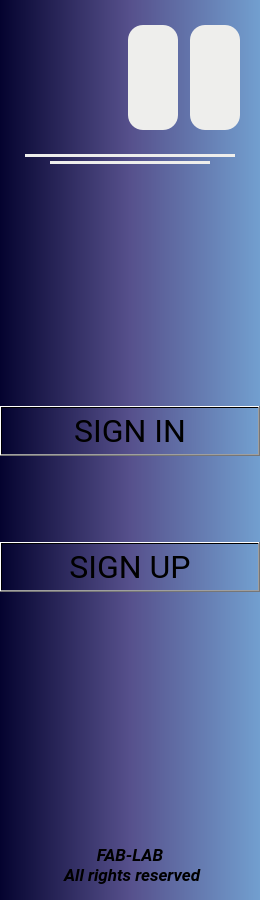
      <widget class="QWidget" name="Dashboard_signin">
       <property name="minimumSize">
        <size>
         <width>260</width>
         <height>800</height>
        </size>
       </property>
       <property name="maximumSize">
        <size>
         <width>350</width>
         <height>1080</height>
        </size>
       </property>
       <property name="styleSheet">
        <string notr="true">QWidget {
background-color: qlineargradient(spread: pad, x1:0, y1:0, x2:1, y2:0, stop:0 rgb(4, 3, 47), stop:0.5 rgb(86, 80, 140), stop:1 rgb(114, 159, 207))
}</string>
       </property>
       <layout class="QVBoxLayout" name="verticalLayout_3" stretch="170,0,820,70">
        <property name="spacing">
         <number>0</number>
        </property>
        <property name="sizeConstraint">
         <enum>QLayout::SetDefaultConstraint</enum>
        </property>
        <property name="leftMargin">
         <number>0</number>
        </property>
        <property name="topMargin">
         <number>0</number>
        </property>
        <property name="rightMargin">
         <number>0</number>
        </property>
        <property name="bottomMargin">
         <number>0</number>
        </property>
        <item>
         <widget class="QFrame" name="Signin_logo">
          <property name="sizePolicy">
           <sizepolicy hsizetype="MinimumExpanding" vsizetype="MinimumExpanding">
            <horstretch>0</horstretch>
            <verstretch>0</verstretch>
           </sizepolicy>
          </property>
          <property name="minimumSize">
           <size>
            <width>260</width>
            <height>150</height>
           </size>
          </property>
          <property name="maximumSize">
           <size>
            <width>16777215</width>
            <height>300</height>
           </size>
          </property>
          <property name="styleSheet">
           <string notr="true"/>
          </property>
          <property name="frameShape">
           <enum>QFrame::NoFrame</enum>
          </property>
          <property name="frameShadow">
           <enum>QFrame::Plain</enum>
          </property>
          <property name="lineWidth">
           <number>0</number>
          </property>
          <layout class="QGridLayout" name="gridLayout_4" columnstretch="1,0,0">
           <property name="sizeConstraint">
            <enum>QLayout::SetDefaultConstraint</enum>
           </property>
           <property name="leftMargin">
            <number>20</number>
           </property>
           <property name="topMargin">
            <number>25</number>
           </property>
           <property name="rightMargin">
            <number>20</number>
           </property>
           <property name="bottomMargin">
            <number>20</number>
           </property>
           <property name="horizontalSpacing">
            <number>12</number>
           </property>
           <property name="verticalSpacing">
            <number>0</number>
           </property>
           <item row="0" column="1">
            <widget class="QLabel" name="Logo_BK">
             <property name="sizePolicy">
              <sizepolicy hsizetype="Preferred" vsizetype="Preferred">
               <horstretch>0</horstretch>
               <verstretch>0</verstretch>
              </sizepolicy>
             </property>
             <property name="minimumSize">
              <size>
               <width>50</width>
               <height>50</height>
              </size>
             </property>
             <property name="maximumSize">
              <size>
               <width>150</width>
               <height>150</height>
              </size>
             </property>
             <property name="styleSheet">
              <string notr="true">background-color: rgb(238, 238, 236);
border-radius:  15px;</string>
             </property>
             <property name="frameShape">
              <enum>QFrame::NoFrame</enum>
             </property>
             <property name="text">
              <string/>
             </property>
             <property name="pixmap">
              <pixmap resource="resources/resources.qrc">:/logos/Logos/Logo BK.png</pixmap>
             </property>
             <property name="scaledContents">
              <bool>true</bool>
             </property>
             <property name="alignment">
              <set>Qt::AlignCenter</set>
             </property>
            </widget>
           </item>
           <item row="0" column="2">
            <widget class="QLabel" name="Logo_fab">
             <property name="sizePolicy">
              <sizepolicy hsizetype="Preferred" vsizetype="Preferred">
               <horstretch>0</horstretch>
               <verstretch>0</verstretch>
              </sizepolicy>
             </property>
             <property name="minimumSize">
              <size>
               <width>50</width>
               <height>50</height>
              </size>
             </property>
             <property name="maximumSize">
              <size>
               <width>150</width>
               <height>150</height>
              </size>
             </property>
             <property name="styleSheet">
              <string notr="true">background-color: rgb(238, 238, 236);
border-radius:  15px;</string>
             </property>
             <property name="text">
              <string/>
             </property>
             <property name="pixmap">
              <pixmap resource="resources/resources.qrc">:/logos/Logos/Fablab Logo-aftercut.png</pixmap>
             </property>
             <property name="scaledContents">
              <bool>true</bool>
             </property>
             <property name="alignment">
              <set>Qt::AlignCenter</set>
             </property>
            </widget>
           </item>
          </layout>
         </widget>
        </item>
        <item>
         <widget class="QFrame" name="Signin_line">
          <property name="enabled">
           <bool>true</bool>
          </property>
          <property name="minimumSize">
           <size>
            <width>260</width>
            <height>20</height>
           </size>
          </property>
          <property name="maximumSize">
           <size>
            <width>350</width>
            <height>20</height>
           </size>
          </property>
          <property name="frameShape">
           <enum>QFrame::NoFrame</enum>
          </property>
          <property name="frameShadow">
           <enum>QFrame::Raised</enum>
          </property>
          <property name="lineWidth">
           <number>0</number>
          </property>
          <layout class="QGridLayout" name="gridLayout">
           <property name="leftMargin">
            <number>0</number>
           </property>
           <property name="topMargin">
            <number>0</number>
           </property>
           <property name="rightMargin">
            <number>0</number>
           </property>
           <property name="bottomMargin">
            <number>0</number>
           </property>
           <property name="spacing">
            <number>0</number>
           </property>
           <item row="0" column="0" alignment="Qt::AlignHCenter">
            <widget class="QFrame" name="Line">
             <property name="sizePolicy">
              <sizepolicy hsizetype="Preferred" vsizetype="Preferred">
               <horstretch>3</horstretch>
               <verstretch>0</verstretch>
              </sizepolicy>
             </property>
             <property name="minimumSize">
              <size>
               <width>210</width>
               <height>3</height>
              </size>
             </property>
             <property name="maximumSize">
              <size>
               <width>250</width>
               <height>3</height>
              </size>
             </property>
             <property name="sizeIncrement">
              <size>
               <width>0</width>
               <height>0</height>
              </size>
             </property>
             <property name="layoutDirection">
              <enum>Qt::LeftToRight</enum>
             </property>
             <property name="styleSheet">
              <string notr="true">background-color: rgb(238, 238, 236);</string>
             </property>
             <property name="frameShape">
              <enum>QFrame::NoFrame</enum>
             </property>
             <property name="frameShadow">
              <enum>QFrame::Raised</enum>
             </property>
            </widget>
           </item>
           <item row="1" column="0" alignment="Qt::AlignHCenter">
            <widget class="QFrame" name="Line_2">
             <property name="minimumSize">
              <size>
               <width>160</width>
               <height>3</height>
              </size>
             </property>
             <property name="maximumSize">
              <size>
               <width>200</width>
               <height>3</height>
              </size>
             </property>
             <property name="layoutDirection">
              <enum>Qt::LeftToRight</enum>
             </property>
             <property name="styleSheet">
              <string notr="true">background-color: rgb(238, 238, 236);</string>
             </property>
             <property name="frameShape">
              <enum>QFrame::NoFrame</enum>
             </property>
             <property name="frameShadow">
              <enum>QFrame::Raised</enum>
             </property>
            </widget>
           </item>
          </layout>
         </widget>
        </item>
        <item>
         <widget class="QFrame" name="Signin_btn">
          <property name="minimumSize">
           <size>
            <width>260</width>
            <height>660</height>
           </size>
          </property>
          <property name="maximumSize">
           <size>
            <width>350</width>
            <height>700</height>
           </size>
          </property>
          <property name="styleSheet">
           <string notr="true"/>
          </property>
          <property name="frameShape">
           <enum>QFrame::NoFrame</enum>
          </property>
          <property name="frameShadow">
           <enum>QFrame::Raised</enum>
          </property>
          <property name="lineWidth">
           <number>0</number>
          </property>
          <layout class="QVBoxLayout" name="verticalLayout_2" stretch="0,1">
           <property name="spacing">
            <number>0</number>
           </property>
           <property name="leftMargin">
            <number>0</number>
           </property>
           <property name="topMargin">
            <number>150</number>
           </property>
           <property name="rightMargin">
            <number>0</number>
           </property>
           <property name="bottomMargin">
            <number>150</number>
           </property>
           <item>
            <widget class="QPushButton" name="Signin_btn_signin">
             <property name="sizePolicy">
              <sizepolicy hsizetype="Minimum" vsizetype="Minimum">
               <horstretch>0</horstretch>
               <verstretch>0</verstretch>
              </sizepolicy>
             </property>
             <property name="maximumSize">
              <size>
               <width>16777215</width>
               <height>50</height>
              </size>
             </property>
             <property name="font">
              <font>
               <family>Roboto</family>
               <pointsize>24</pointsize>
               <weight>50</weight>
               <bold>false</bold>
              </font>
             </property>
             <property name="focusPolicy">
              <enum>Qt::NoFocus</enum>
             </property>
             <property name="styleSheet">
              <string notr="true"/>
             </property>
             <property name="text">
              <string>SIGN IN</string>
             </property>
             <property name="iconSize">
              <size>
               <width>35</width>
               <height>35</height>
              </size>
             </property>
             <property name="autoRepeat">
              <bool>true</bool>
             </property>
             <property name="autoExclusive">
              <bool>false</bool>
             </property>
             <property name="autoRepeatDelay">
              <number>0</number>
             </property>
             <property name="autoRepeatInterval">
              <number>0</number>
             </property>
            </widget>
           </item>
           <item>
            <widget class="QPushButton" name="Signin_btn_signup">
             <property name="sizePolicy">
              <sizepolicy hsizetype="Minimum" vsizetype="Minimum">
               <horstretch>0</horstretch>
               <verstretch>0</verstretch>
              </sizepolicy>
             </property>
             <property name="maximumSize">
              <size>
               <width>16777215</width>
               <height>50</height>
              </size>
             </property>
             <property name="font">
              <font>
               <family>Roboto</family>
               <pointsize>24</pointsize>
               <weight>50</weight>
               <bold>false</bold>
              </font>
             </property>
             <property name="focusPolicy">
              <enum>Qt::NoFocus</enum>
             </property>
             <property name="text">
              <string>SIGN UP</string>
             </property>
            </widget>
           </item>
          </layout>
          <zorder>Signin_btn_signup</zorder>
          <zorder>Signin_btn_signin</zorder>
         </widget>
        </item>
        <item alignment="Qt::AlignBottom">
         <widget class="QLabel" name="Signin_text">
          <property name="minimumSize">
           <size>
            <width>260</width>
            <height>70</height>
           </size>
          </property>
          <property name="maximumSize">
           <size>
            <width>350</width>
            <height>70</height>
           </size>
          </property>
          <property name="font">
           <font>
            <family>Roboto</family>
            <pointsize>13</pointsize>
            <weight>75</weight>
            <italic>true</italic>
            <bold>true</bold>
           </font>
          </property>
          <property name="layoutDirection">
           <enum>Qt::LeftToRight</enum>
          </property>
          <property name="styleSheet">
           <string notr="true"/>
          </property>
          <property name="text">
           <string>FAB-LAB 
 All rights reserved</string>
          </property>
          <property name="scaledContents">
           <bool>false</bool>
          </property>
          <property name="alignment">
           <set>Qt::AlignCenter</set>
          </property>
         </widget>
        </item>
       </layout>
      </widget>
